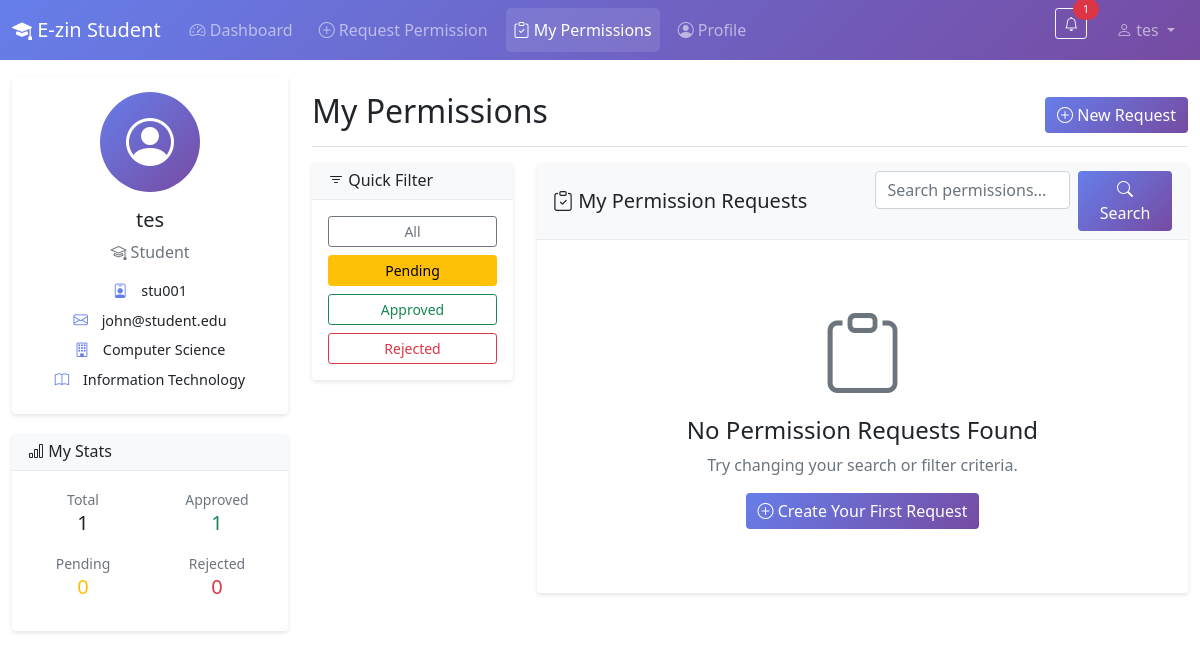
The app's page /student/my_permissions.php?filter=pending (signed in) with its own data.
### tables this page shows
CREATE TABLE `employees` (
  `id` int(11) NOT NULL,
  `user_id` varchar(50) DEFAULT NULL,
  `name` varchar(100) DEFAULT NULL,
  `email` varchar(100) DEFAULT NULL,
  `subject` varchar(255) DEFAULT NULL,
  `role` enum('lecturer','staff','student') DEFAULT NULL,
  `phone` varchar(20) DEFAULT NULL,
  `department` varchar(100) DEFAULT NULL,
  `status` enum('active','inactive') DEFAULT 'active',
  `created_at` timestamp NOT NULL DEFAULT current_timestamp()
);

### student/my_permissions.php (the view, shortened to what the rows shown need)
<?php
require_once 'includes/header.php';
?>
<div class="d-flex justify-content-between flex-wrap flex-md-nowrap align-items-center pt-3 pb-2 mb-3 border-bottom">
    <h1 class="h2">My Permissions</h1>
</div>
<?php require_once 'includes/footer.php'; ?>

### student/includes/header.php (shortened to what the rows shown need)
<?php
require_once '../config/database.php';
$stmt = $pdo->prepare("SELECT * FROM employees WHERE user_id = ?");
$stmt->execute([$_SESSION['user_id']]);
$student = $stmt->fetch();
?>
<!DOCTYPE html>
<html lang="id">
<head>
    <link href="https://cdn.jsdelivr.net/npm/bootstrap@5.1.3/dist/css/bootstrap.min.css" rel="stylesheet">
    <link rel="stylesheet" href="https://cdn.jsdelivr.net/npm/bootstrap-icons@1.8.1/font/bootstrap-icons.css">
    <link rel="stylesheet" href="css/student-style.css">
</head>
<body>
    <div class="container-fluid mt-3">
        <div class="row">
            <div class="col-md-3 mb-3">
                <div class="card student-info-card">
                    <div class="card-body text-center">
                        <div class="student-avatar mb-3">
                            <i class="bi bi-person-circle"></i>
                        </div>
                        <h5 class="card-title"><?php echo $student['name']; ?></h5>
                        <p class="card-text text-muted">
                            <i class="bi bi-mortarboard"></i> Student
                        </p>
                        <div class="student-details">
                            <p><i class="bi bi-person-badge"></i> <?php echo $student['user_id']; ?></p>
                            <p><i class="bi bi-envelope"></i> <?php echo $student['email']; ?></p>
                            <?php if(!empty($student['department'])): ?>
                                <p><i class="bi bi-building"></i> <?php echo $student['department']; ?></p>
                            <?php endif; ?>
                            <?php if(!empty($student['subject'])): ?>
                                <p><i class="bi bi-book"></i> <?php echo $student['subject']; ?></p>
                            <?php endif; ?>
                        </div>
                    </div>
                </div>
            </div>
            <main class="col-md-9">

### records on screen
employees: name "tes", user "stu001", email "john@student.edu", department "Computer Science", subject "Information Technology"

### other values on screen
$unread_count "1"
$_SESSION['name'] "tes"
$stats['total'] "1"
$stats['approved'] "1"
$stats['pending'] "0"
$stats['rejected'] "0"
